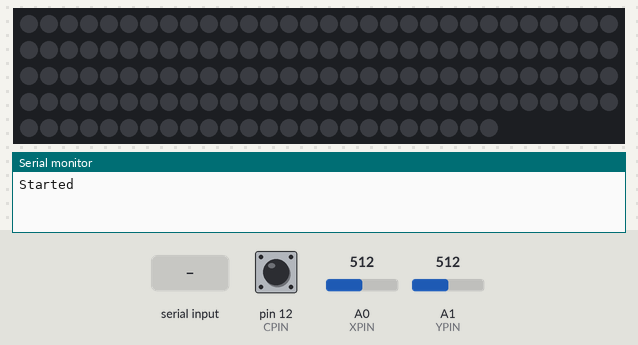
The sketch below on a simulated Arduino Uno, built with avr-gcc and run on an emulated ATmega328P. Shown: 144 RGB LEDs in strip order, left to right, continuing on the next row, the last lines printed to the serial monitor. The test bench sets the inputs (shaded band); at power-on: A0 (XPIN) = 512, pin 12 (CPIN) HIGH, A1 (YPIN) = 512. Random numbers use the default seed unless the sketch sets one.

Above: at 1.2 s.
1.3 s: "4\n" received over Serial
At 1.47 s:
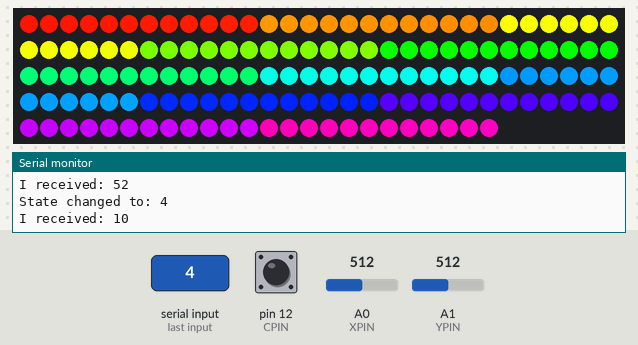
At 2.07 s:
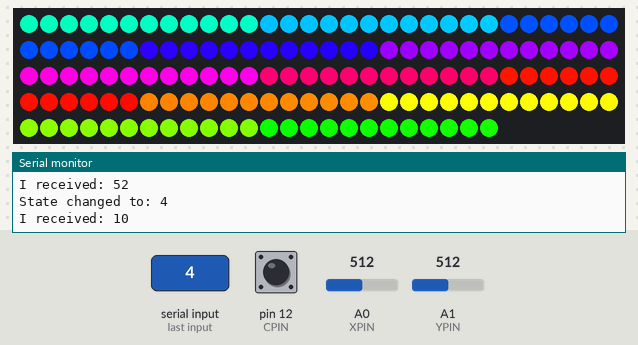
3.7 s: A0 (XPIN) set to 991
6.1 s: A0 (XPIN) set to 1010
At 7.8 s:
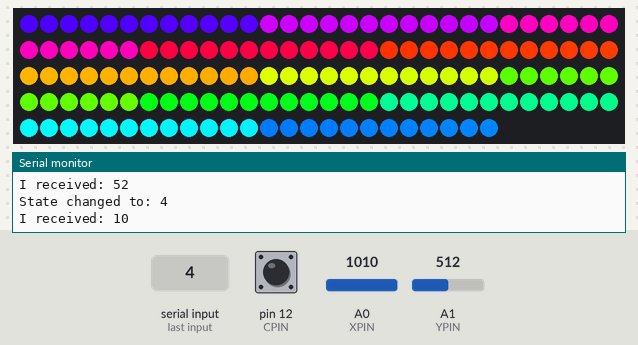
7.9 s: pin 12 (CPIN) pulled LOW for 3.2 s
At 12.0 s:
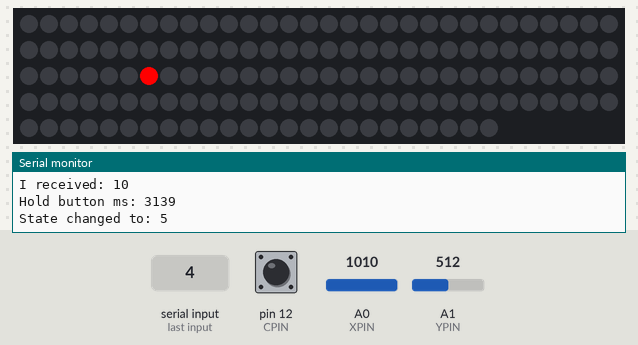
12.6 s: "1\n" received over Serial
14.5 s: byte 32 (32) received over Serial
Timing chart, 0 to 17.5 s (numbered marks = the images above; inputs shaded):
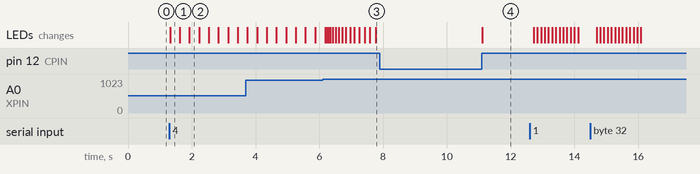

Measured:
- the behaviour switches between 1000 and 1001 on A0 (XPIN) (found by bisection; images 2 and 3)
- after the input at 1.3 s, the LEDs: change at once (image 1)

The sketch:

LedTable.ino
```cpp
#include <Adafruit_NeoPixel.h>

#define LEDPIN A3
#define N_LEDS 144
#define XPIN  A0
#define YPIN  A1
#define CPIN 12

Adafruit_NeoPixel strip = Adafruit_NeoPixel(N_LEDS, LEDPIN, NEO_GRB + NEO_KHZ800);

uint8_t state = 0;
uint32_t drawColor = 255;
uint8_t lastState = 9;
uint8_t xpos = 1;
uint8_t ypos = 1;
uint8_t animSpeed = 1;
int pixNr = 0;
bool up, down, left, right;
int incomingByte = 0;   // for incoming serial data
uint16_t holdTime = 0;

void setup() {
  // put your setup code here, to run once:
  Serial.begin(57600);
  Serial.println("Started");
  pinMode(CPIN, INPUT_PULLUP);
  strip.begin();
}

void loop() {
  handleJoystick();
  handleSerial();
  handleCursor();

  if (holdTime > 0) {
    Serial.print("Hold button ms: ");
    Serial.println(holdTime);
    if (holdTime > 1000) {
      state++;
      strip.clear();
      animSpeed = 10;
      drawXY(state, state, strip.Color(255, 0, 0));
      if (state > lastState) {
        state = 0;
      }
      Serial.print("State changed to: ");
      Serial.println(state);
    }
  }

  switch (state) {
    case 0:
      strip.clear();
      break;
    case 1:
      cursorLoop();
      break;
    case 2:
      chaseLoop(randomColor());
      break;
    case 3:
      randomColorsLoop();
      break;
    case 4:
      rainbowLoop(120,20);
      break;
    case 5:
      //funky twinkle/random rainbow?
      //Cyclon?
      break;
    case 6:
      snakeLoop();
      break;
    case 7:
      tetrisLoop();
      break;
    case 8:
      pongLoop();
      break;
    case 9:
      diceLoop();
      break;
  }
  strip.show();
  holdTime = 0;

  if (down) {
    animSpeed -= 10;
  }
  if (up) {
    animSpeed += 10;
  }
  if (animSpeed > 200) {
    animSpeed = 1;
  }
  delay(animSpeed);
}
//stretch:
// 120 is one bar of each color.                  (Red is a single bar)
// 12 is 1/10th of a color on screen at the time. (10 red-ish bars will pass)
//colorspeed:
// 20 is about 1 second for the bar to pass (but may depend on stretch and animspeed).
void rainbowLoop(uint8_t stretch, uint8_t colorspeed) {
  static uint16_t color = 0;
  color+=colorspeed;
  if (color > (255*6)) {
    color = 0;
  }
  for (uint8_t x = 0; x < 12; x++) {
    for (uint8_t y = 0; y < 12; y++) {
      //drawXY(x, y, HSV2RGB((color + x + y * phaseShift / 2) % 360, 1, 1));
      drawXY(x, y, rgbSlide((color + (x) + (y) * stretch)));
    }
  }
  strip.show();
}

static void randomColorsLoop() {
  strip.setPixelColor(random(0, 144), randomColor());
}
static void snakeLoop() {

}
static void cursorLoop() {
  animSpeed = 100;
  drawXY(xpos, ypos, drawColor);
  if (holdTime > 0) {
    drawColor = randomColor();
  }
}
static void tetrisLoop() {

}
static void pongLoop() {

}

static void chaseLoop(uint32_t c) {
  static uint8_t i = 0;
  static bool goingUp = true;
  if (goingUp) {
    i++;
    strip.setPixelColor(i  , c); // Draw new pixel
    strip.setPixelColor(i - 4, 0); // Erase pixel a few steps back
  } else {
    i--;
    strip.setPixelColor(i  , c); // Draw new pixel
    strip.setPixelColor(i + 4, 0); // Erase pixel a few steps back
  }
  strip.show();
  if (i > strip.numPixels() + 4) {
    i = strip.numPixels();
    goingUp = false;
  }
  if (0 == i) {
    goingUp = true;
  }
}


//////////////////////////////////////////////// HANDLER FUNCTIONS ////////////////////////////////////////////////
static void handleCursor(){
  if (up){
    xpos++;
  }
  if (down){
    xpos--;
  }
  if (left){
    ypos++;
  }
  if (right){
    ypos--;
  }
  if (xpos > 12) {
    xpos = 0;
  }
  if (ypos > 12) {
    ypos = 0;
  }
}
static void handleSerial(){
  // send data only when you receive data:
  if (Serial.available() > 0) {
      // read the incoming byte:
      incomingByte = Serial.read();

      // say what you got:
      Serial.print("I received: ");
      Serial.println(incomingByte, DEC);
      if(incomingByte > 48 && incomingByte < 58){
        state = incomingByte-48;
        Serial.print("State changed to: ");
        Serial.println(state);
        strip.clear();
      }
      switch (incomingByte){
        case 45://+
        animSpeed += 10;
        break;
        case 43://-
        animSpeed -= 10;
        break;
        case 119://w
        up = true;
        break;
        case 97://a
        left = true;
        break;
        case 115://s
        down = true;
        break;
        case 100://d
        right = true;
        break;
        case 32://space
        holdTime = 100;
        break;
      }
  }
}

static void handleJoystick() {
  up = false;
  down = false;
  right = false;
  left = false;
  while (!digitalRead(CPIN)) {
    delay(1);
    holdTime++;
  }
  uint16_t x = analogRead(XPIN);
  uint16_t y = analogRead(YPIN);
  if (x > 1000) {
    up = true;
  }
  if (x < 100) {
    down = true;
  }
  if (y > 1000) {
    left = true;
  }
  if (y < 100) {
    right = true;
  }
}
```

1_helpers.ino
```cpp
static void displayArray(const uint16_t arr[], uint32_t c){
  for (uint8_t i = 0; i < 12; i++) {
    for(uint8_t j = 0; j < 12; j++){
      //Serial.print(bitRead(arr[i], j),DEC);
      if(bitRead(arr[i], j)){
        drawXY(i, j, c);
      }
    }
    //Serial.println("");
  }
}
static void drawXY(int x, int y, uint32_t c) {
  int i = 0;
  if (y & 1) { //uneven
    i = y * 12 + (11 - x);
  } else { //even (first line)
    i = y * 12 + x;
  }
  strip.setPixelColor(i, c);
}
static uint32_t randomColor() {
  switch (random(0, 3)) {
    case 0:
      return strip.Color(255, random(0, 128), random(0, 128));
      break;
    case 1:
      return strip.Color(random(0, 128), 255, random(0, 128));
      break;
    case 2:
      return strip.Color(random(0, 128), random(0, 128), 255);
      break;
  }
}
//Self made derivative of H2RGB, takes a value of 0 to 1530
//Will wrap around at 65536, but shouldn't be that noticable and by the time it has done 43 loops already, but you may make your loop go from 0 to 1530 so it's a smooth transition.
//Somewhat functions the same as the code below, but vastly more efficient in both speed and memory.
//Also, you have much more fine grained color 0-1530 scale instead of 0-360 and no divisions which can have rounding issues.
static uint32_t rgbSlide(uint16_t s){
  s = s%1530;
  uint8_t r = 0;
  uint8_t g = 0;
  uint8_t b = 0;
  /*  0   1   2   3   4   5   6
  R 255 255   0   0   0 255 255
  G   0 255 255 255   0   0   0
  B   0   0   0 255 255 255   0
   */
  switch(s>>8){
    case 0://Red, adding green
    r = 255;
    g = s%256;
    break;
    case 1://Green, dissolving red
    r = 255-s%256;
    g = 255;
    break;
    case 2://Green, adding blue
    g = 255;
    b = s%256;
    break;
    case 3://Blue, dissolving green
    b = 255;
    g = 255 - s%256;
    break;
    case 4://Blue adding red
    b = 255;
    r = s%256;
    break;
    case 5://Red, disolving blue.
    r = 255;
    b = 255 - s%256;
    break;
  }
  //Serial.print(s,DEC);
  //Serial.print(",");
  //Serial.println(s>>8,DEC);
  return strip.Color(r,g,b);
}
/*
uint32_t HSV2RGB(uint16_t h, double s, double v) {
  //this is the algorithm to convert from RGB to HSV
  double r = 0;
  double g = 0;
  double b = 0;

  double hf = h / 60.0;

  int i = (int)floor(h / 60.0);
  double f = h / 60.0 - i;
  double pv = v * (1 - s);
  double qv = v * (1 - s * f);
  double tv = v * (1 - s * (1 - f));

  switch (i)
  {
    case 0: //rojo dominante
      r = v;
      g = tv;
      b = pv;
      break;
    case 1: //verde
      r = qv;
      g = v;
      b = pv;
      break;
    case 2:
      r = pv;
      g = v;
      b = tv;
      break;
    case 3: //azul
      r = pv;
      g = qv;
      b = v;
      break;
    case 4:
      r = tv;
      g = pv;
      b = v;
      break;
    case 5: //rojo
      r = v;
      g = pv;
      b = qv;
      break;
  }

  //set each component to a integer value between 0 and 255
  uint8_t red = constrain((int)255 * r, 0, 255);
  uint8_t green = constrain((int)255 * g, 0, 255);
  uint8_t blue = constrain((int)255 * b, 0, 255);

  return strip.Color(red, green, blue);
}
*/
```

dice.ino
```cpp
const uint16_t DICE[6][12] = {
  {0,0,0,0,0b1110000,0b1110000,0b1110000,0,0,0,0,0},
  {0,0,0b1110000000,0b1110000000,0b1110000000,0,0,0,0b11100,0b11100,0b11100,0},
  {0b111000000000,0b111000000000,0b111000000000,0,0b1110000,0b1110000,0b1110000,0,0,0b111,0b111,0b111},
  {0b001110011100,0b001110011100,0b001110011100,0,0,0,0,0,0,0b001110011100,0b001110011100,0b001110011100},
  {0b000000000000,0b011100011100,0b011100011100,0b011100011100,0b000000000000,0b000011100000,0b000011100000,0b000011100000,0b000000000000,0b011100011100,0b011100011100,0b011100011100},
  {0b001110011100,0b001110011100,0b001110011100,0,0,0b001110011100,0b001110011100,0b001110011100,0,0b001110011100,0b001110011100,0b001110011100}
};

static void diceLoop() {
  static uint16_t dice = 7;
  //Serial.println(dice,DEC);
  if (holdTime >= 100) {
    dice = 7;
  }
  if (dice == 1000) {
    strip.clear();
    dice = random(1, 6);
    displayArray(DICE[dice],strip.Color(0,0,255));
  }
  if (dice > 6) {
    dice ++;
    if (dice % 25 == 0) {
      strip.clear();
      displayArray(DICE[random(1, 6)],strip.Color(255,0,0));
    }
  }
}
```
